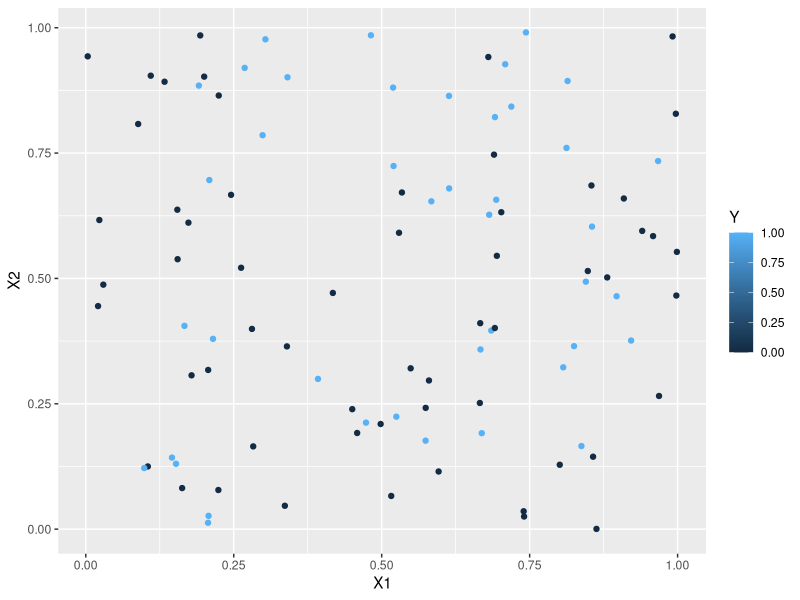
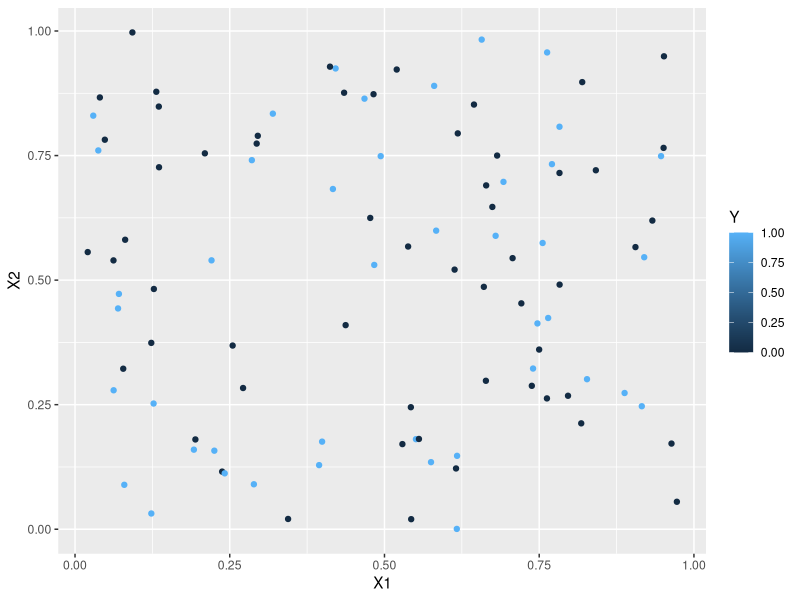
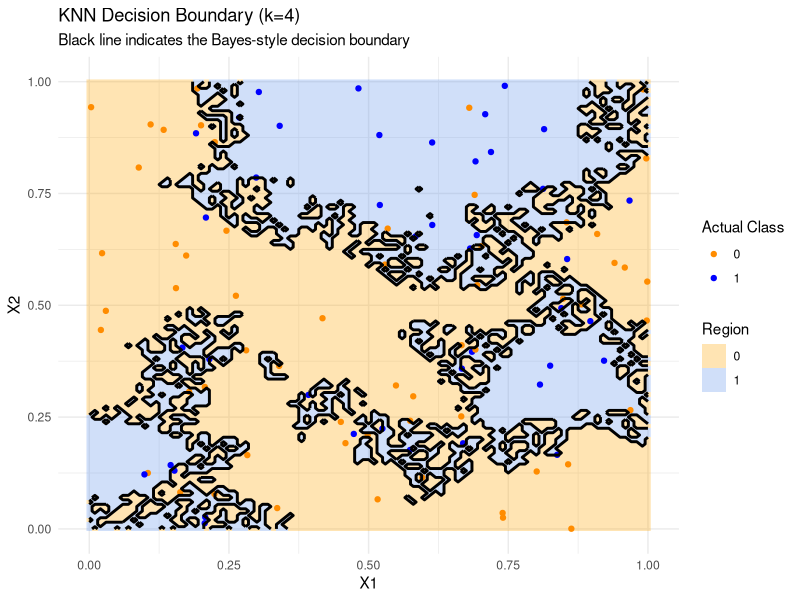

These figures' R source, in order:
## ---- chunk 1
library(class)
library(tidyverse)
## ---- chunk 2
#Generative model
set.seed(116) #setting a random seed so that I could reproduce everything exactly if I wanted to

generate_y <- function(x1,x2) { #two input parameters to generate the output y
  logit <- x1 -2*x2 -2*x1^2 + x2^2 + 3*x1*x2
  p <- exp(logit)/(1+exp(logit)) #apply the inverse logit function
  y <- rbinom(1,1,p) #y becomes a 0 (with prob 1-p) or a 1 with probability p
}
## ---- chunk 3
# Generate a dataset with 100 points
set.seed(116)
n = 100
X1 <- runif(n,0,1)
X2 <- runif(n,0,1)

#I'm going to use a for loop to generate 100 y's
Y <- rep(0,n) #initializing my Y to be a vector of 0's
for (i in 1:n) {
  Y[i] <- generate_y(X1[i],X2[i])
}

sum(Y) #How many 0's and 1's were predicted? In this training set, 42% were 1's. However, almost 48% are 1's when n is large. That's quite close to 50/50 so we shouldn't have issues with "imbalance," which is something we'll learn about later in the semester.

training <- cbind(X1,X2,Y) #combining all of my variables into a training dataset
ggplot(data=training, aes(x=X1, y=X2, color=Y)) +
  geom_point()

## ---- chunk 4
# Create the training dataset as above using seed=116
# Create a testing dataset using seed=121

set.seed(121)
n = 100
X1 <- runif(n,0,1)
X2 <- runif(n,0,1)

#I'm going to use a for loop to generate 100 y's
Y <- rep(0,n) #initializing my Y to be a vector of 0's
for (i in 1:n) {
  Y[i] <- generate_y(X1[i],X2[i])
}

sum(Y) #43 1's, which is only slightly closer to the 47.96% true rate
testing <- cbind(X1,X2,Y)

#Let's plot the test set. Does it look like the training set? Yeah, looks similar.
ggplot(data=testing, aes(x=X1, y=X2, color=Y)) +
  geom_point()

k=4
predicted.ys <- knn(train = training[,1:2], test = testing[,1:2], cl=training[,3],k=5)


#Let's try with a bigger training set.

## ---- chunk 5
set.seed(116)
n = 10000
X1 <- runif(n,0,1)
X2 <- runif(n,0,1)

#I'm going to use a for loop to generate 100 y's
Y <- rep(0,n) #initializing my Y to be a vector of 0's
for (i in 1:n) {
  Y[i] <- generate_y(X1[i],X2[i])
}

sum(Y) #4781

training.big <- cbind(X1,X2,Y) 

set.seed(121)
n = 10000
X1 <- runif(n,0,1)
X2 <- runif(n,0,1)

#I'm going to use a for loop to generate 100 y's
Y <- rep(0,n) #initializing my Y to be a vector of 0's
for (i in 1:n) {
  Y[i] <- generate_y(X1[i],X2[i])
}

sum(Y) #4777

testing.big <- cbind(X1,X2,Y) 
## ---- chunk 6
big.predicted.ys <- knn(train = training.big[,1:2], test = testing.big[,1:2], cl=training.big[,3],k=4)

1-sum(big.predicted.ys==testing.big[,3])/10000
## ---- chunk 7
k=4
predicted.ys <- knn(train = training[,1:2], test = testing[,1:2], cl=training[,3],k=k)

# Plot the training points and then the contours from the KNN fitted model

library(class)
library(ggplot2)

# 1. Setup the Grid correctly
# Ensure the grid names match your training column names (X1, X2)
testing.grid <- expand.grid(X1 = seq(0, 1, by = .01), 
                            X2 = seq(0, 1, by = .01))

# 2. Run KNN on the grid
# We convert the output to numeric so geom_contour can read it
predicted.grid <- knn(train = training[,1:2], 
                      test = testing.grid, 
                      cl = training[,3], 
                      k = 4)

# 3. Combine grid coordinates with predictions
# Instead of cbind with sequences, attach predictions to the existing grid
predicted.gridxy <- testing.grid
predicted.gridxy$Y <- as.numeric(predicted.grid) -1 #as.numeric converts the 0-1 levels into numbers 1 and 2. We reconvert 1 to 0 and 2 to 1 by subtracting 1.

# 4. Plotting
ggplot() +
  # Background: Show the decision regions
  geom_raster(data = predicted.gridxy, aes(x = X1, y = X2, fill = as.factor(Y)), alpha = 0.3) +
  # The Boundary: The contour line where Y changes
  geom_contour(data = predicted.gridxy, aes(x = X1, y = X2, z = Y), 
               breaks = 1.5, color = "black", size = 1) +
  # The actual data points
  geom_point(data = training, aes(x = X1, y = X2, color = as.factor(Y))) +
  scale_fill_manual(values = c("orange", "cornflowerblue"), name = "Region") +
  scale_color_manual(values = c("darkorange", "blue"), name = "Actual Class") +
  labs(title = "KNN Decision Boundary (k=4)",
       subtitle = "Black line indicates the Bayes-style decision boundary") +
   geom_contour(data = predicted.gridxy, aes(x = X1, y = X2, z = Y +1),  
               breaks = 1.5, color = "black", size = 1) + # Add 1 to Y to make the contours actually plot. I don't know why the black boundary won't plot if z is 0 or 1.
theme_minimal()


## ---- chunk 8
misclass_rate <- function(predictions, test.truth) { #Given the model predictions and the true classifications
  1-(sum(predictions==test.truth)/length(predictions))
}

misclass_rate(predicted.ys,testing[,3])

#Let's try creating a confusion matrix
(cm <- table(testing[,3], predicted.ys) )
## ---- chunk 9
Predicted.ys <- matrix(0,nrow=100,ncol=50)
for (K in 1:50) {
  Predicted.ys[,K] <- as.numeric(knn(train=training[,1:2], test=testing[,1:2], cl=training[,3], k=K)) -1 #Notice the subtraction to change levels 1 and 2 to 0 and 1.
}

test.truth <- testing[,3]
compare_misclass <- function(predicted.ys) { #calculate misclassification rate given the predicted y's from the 50 KNN models and comparing to the test.truth generated from seed(121).
  mis.class.rate <- 1-sum(predicted.ys==test.truth)/length(predicted.ys)
}

#The misclassification rates you get will depend on the random seed you use and when you use it.

apply(X=Predicted.ys,MARGIN=2,FUN=compare_misclass)
